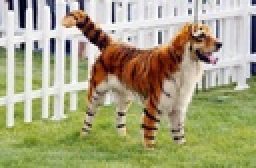
%> input picture bildat_lab3/tiger3.jpg, 128 x 84 px, shrunk from 600 x 393 before the run (shown 2 times larger)
$ octave mean_shift_example.m   (GNU Octave 9; MATLAB toolbox functions it lacks are replaced by stand-ins)
%> lines starting %> are read from the running program, lines starting %| are printed output that depends on the picture
### solutions/my_functions/kmeans_segm.m
% Given an image,
% the number of cluster centers K,
% number of iterations L and
% a seed for initializing randomization,
% computes a segmentation (with a colour index per pixel) and the centers of all
% clusters in 3D colour space.
function [ segmentation, centers ] = kmeans_segm(image, K, L, seed)

  %i re Cast to double for the necessary computations
  lab_double = im2double(image);

  % The height and width of the image
  height = size(lab_double, 1);
  width = size(lab_double, 2);

  % Reshape into 2D taking only the a* and b* components
  lab_2D = reshape(lab_double, height * width, 3);

  % Initialize random centers

  %centers = [255 255 255; 248 136 2];
  centers = [];

  rng(seed);
  rand_colours = rand(K, 3);

  centers = [centers; rand_colours];

  K = size(centers, 1);


  % This maps every pixel to the kernel closest to it
  segmentation = zeros(height * width, 1);

  % A pixels x centers matrix.
  pixel_to_kernel_distance = zeros(height * width, K);

  for l = 1:L

    % --------------------------------------------------------------------------
    % Assign each pixel to the cluster center for which the distance is minimum
    pixel_to_kernel_distance  = pdist2(lab_2D, centers, 'euclidean');

    [min_distance segmentation] = min(pixel_to_kernel_distance, [], 2);

    % --------------------------------------------------------------------------
    % Recompute each cluster center by taking the
    % mean of all pixels assigned to it
    for kernel = 1:K

      pixels = 0;

      means = zeros(1,3);
      means = double(means);

      for pixel = 1:height * width
        if segmentation(pixel) == kernel

          pixels = pixels + 1;

          means(1) = ((pixels - 1) * means(1) + lab_2D(pixel, 1)) / pixels;
          means(2) = ((pixels - 1) * means(2) + lab_2D(pixel, 2)) / pixels;
          means(3) = ((pixels - 1) * means(3) + lab_2D(pixel, 3)) / pixels;
        end
      end

      centers(kernel, :) = means;

    end % End kernel loop

  end % End l loop

  segmented_image = zeros(height * width, 3);

  segmented_image(:,1) = centers(segmentation(:,1), 1);
  segmented_image(:,2) = centers(segmentation(:,1), 2);
  segmented_image(:,3) = centers(segmentation(:,1), 3);

  segmented_image = reshape(segmented_image, height, width, 3);
  segmentation = reshape(segmentation, height, width, 1);

  %figure, imshow(image), figure, imshow(segmented_image), pause, close all;

end % End function

### bildat_lab3/mean_shift_segm.m
function segm = mean_shift_segm(I, spatial_bandwidth, colour_bandwidth, num_iterations)

tic
fprintf('Find colour channels with K-means...\n');
K = 16;
[ segm, centers ] = kmeans_segm(I, K, 10, 4321);
toc

centers(isnan(centers)) = 0.0;
%imshow(overlay_bounds(I, segm))
%pause

[ height, width, depth ] = size(I);
idx = reshape(segm, [height, width]);
maps = zeros(height, width, K, 'single');
mapx = zeros(height, width, K, 'single');
mapy = zeros(height, width, K, 'single');
[X, Y] = meshgrid(1:width, 1: height);
for k = 1:K
    maps(:,:,k) = (idx == k);
    mapx(:,:,k) = maps(:,:,k).*X;
    mapy(:,:,k) = maps(:,:,k).*Y;
end
s = 2*ceil(1.5*spatial_bandwidth) + 1;
h = fspecial('gaussian', [s s], spatial_bandwidth);
mapsw = reshape(imfilter(maps, h), [width*height,K]) + 1e-6;
mapsx = reshape(imfilter(mapx, h), [width*height,K]);
mapsy = reshape(imfilter(mapy, h), [width*height,K]);
toc

fprintf('Search for high density points...\n');
constC = -0.5/(colour_bandwidth^2);
x = reshape(X, [width*height, 1]);
y = reshape(Y, [width*height, 1]);
Ic = single(reshape(I, [width*height, 3]));
wei = exp(constC*pdist2(Ic, centers));
for l = 1:num_iterations
    p = (round(x)-1)*height + round(y);
    ww = mapsw(p,:) .* wei;
    w = sum(ww, 2);
    u = bsxfun(@rdivide, ww*centers, w);
    x = bsxfun(@rdivide, sum(mapsx(p,:).*wei, 2), w);
    y = bsxfun(@rdivide, sum(mapsy(p,:).*wei, 2), w);
    wei = bsxfun(@rdivide, ww, w);
    x = max(min(x, width), 1);
    y = max(min(y, height), 1);
    toc
end

fprintf('Assign high density points to pixels...\n');
XY = [ x, y ];
thr = 10.0;
val = 0;
mask = zeros(height*width, 1, 'int16');
for y=1:height
    for x=1:width
        p = round(x-1)*height + round(y);
        if mask(p)==0
    	    stack = [ p ];
            val = val + 1;
            mask(p) = val;
            while length(stack)>0
	        p0 = stack(end);
                xy = XY(p0,:);
                x0 = floor((p0-1)/height) + 1;
                y0 = mod(p0-1, height) + 1;
	        stack = stack(1:end-1);
                if x0<width & mask(p0+height)==0 & sum((xy-XY(p0+height,:)).^2)<thr
                    stack = [ stack, p0+height ];
                    mask(p0+height) = val;
                end
                if x0>1 & mask(p0-height)==0 & sum((xy-XY(p0-height,:)).^2)<thr
                    stack = [ stack, p0-height ];
                    mask(p0-height) = val;
                end
                if y0<height & mask(p0+1)==0 & sum((xy-XY(p0+1,:)).^2)<thr
                    stack = [ stack, p0+1 ];
                    mask(p0+1) = val;
                end
                if y0>1 & mask(p0-1)==0 & sum((xy-XY(p0-1,:)).^2)<thr
                    stack = [ stack, p0-1 ];
                    mask(p0-1) = val;
                end
            end
        end
    end
end
segm = reshape(mask, [height,width]);
toc

### bildat_lab3/mean_shift_example.m
scale_factor = 1.0;       % image downscale factor
image_sigma = 1.0;        % image preblurring scale

num_iterations = 40;      % number of mean-shift iterations

sb = [8];
cb = [1.0 1.2 1.4 1.6 1.8 2.0];

for i=1:size(sb,2)
    for j=1:size(cb,2)
        %spatial_bandwidth = 2.0; % spatial bandwidth
        %colour_bandwidth = 10.0;   % colour bandwidth

        spatial_bandwidth = sb(i);
        colour_bandwidth = cb(j);

        %I = imread('orange.jpg');
        %I = imread('tiger1.jpg');
        %I = imread('tiger2.jpg');
        I = imread('tiger3.jpg');
%> I is the input picture: size 84x128x3 uint8; mean R, G, B 166.4, 163.6, 127.3
        I = imresize(I, scale_factor);
        Iback = I;
        d = 2*ceil(image_sigma*2) + 1;
        h = fspecial('gaussian', [d d], image_sigma);
        I = imfilter(I, h);
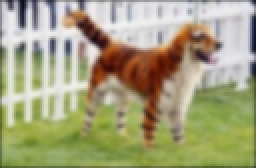
%> I: size 84x128x3 uint8 (shown 2 times larger); mean R, G, B 164.2, 161.4, 125.6

        segm = mean_shift_segm(I, spatial_bandwidth, colour_bandwidth, num_iterations);
%> after the loop in kmeans_segm, `for l = 1:L`: centers = 16 rows, first 12: [0.249 0.11 0.0947; 0.426 0.474 0.246; 0.292 0.279 0.315; 0.11 0.114 0.192; 0.706 0.688 0.612; 0.853 0.851 0.841; 0.0725 0.0412 0.0784; 0.537 0.607 0.295; 0 0 0; 0.517 0.499 0.486; 0.618 0.657 0.372; 0.517 0.27 0.135]; means = [0.388 0.145 0.0592]
%> in kmeans_segm, `segmented_image = reshape(segmented_image, height, width, 3);`:
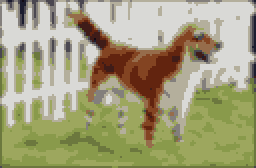
%> segmented_image: size 84x128x3 double (shown 2 times larger); mean R, G, B 0.644, 0.633, 0.492; mean of the top-left, top-right, bottom-left and bottom-right quarters 0.634, 0.647, 0.567, 0.511
%> in kmeans_segm, `segmentation = reshape(segmentation, height, width, 1);`:
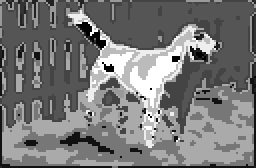
%> segmentation: size 84x128 double (shown 2 times larger); min 1, max 16, mean 8.06; drawn with min black and max white
%> the run ends on the next line

$ run again, with bildat_lab3/orange.jpg copied over bildat_lab3/tiger3.jpg
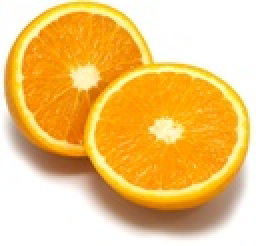
%> input picture bildat_lab3/orange.jpg, 128 x 123 px, shrunk from 572 x 551 before the run (shown 2 times larger)
%> I is the input picture: size 123x128x3 uint8; mean R, G, B 241, 197.1, 119.3
%> `I = imfilter(I, h);`:
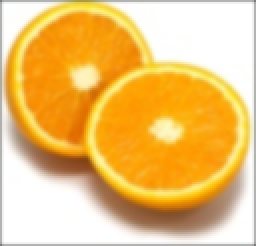
%> I: size 123x128x3 uint8 (shown 2 times larger); mean R, G, B 238.2, 194.2, 116.5
%> after the loop in kmeans_segm, `for l = 1:L`: centers = 16 rows, first 12: [0 0 0; 0.74 0.676 0.626; 0 0 0; 0 0 0; 0 0 0; 0.987 0.981 0.967; 0 0 0; 0 0 0; 0 0 0; 0 0 0; 0.977 0.856 0.399; 0.618 0.409 0.24]; means = [0 0 0]
%> in kmeans_segm, `segmentation = reshape(segmentation, height, width, 1);`:
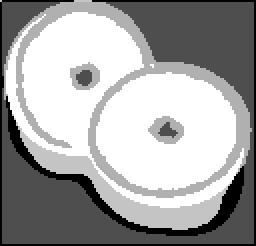
%> segmentation: size 123x128 double (shown 2 times larger); min 2, max 15, mean 10.32; drawn with min black and max white
